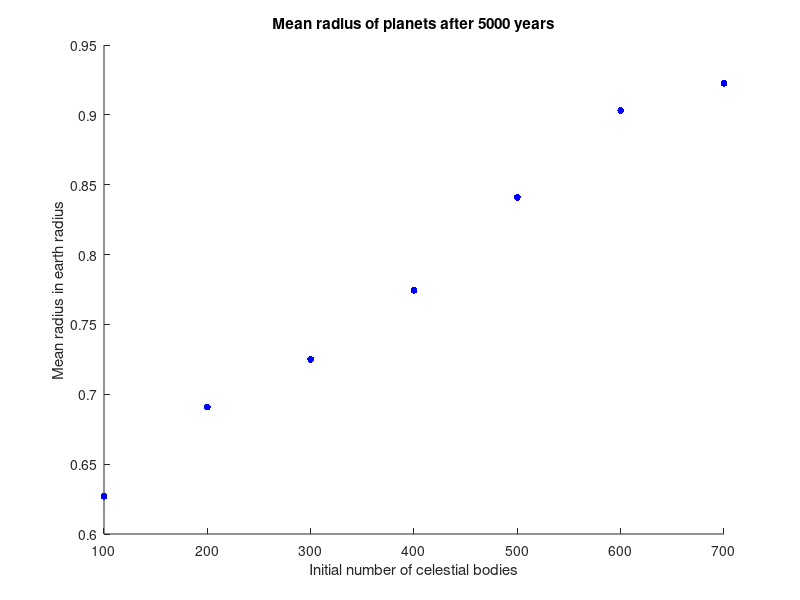

This figure's MATLAB source:
clear all;
load('EINDM100.mat');
EINDM100 = sum(EINDM,2);
clear EINDM;
load('EINDM200.mat');
EINDM200 = sum(EINDM,2);
clear EINDM;
load('EINDM300.mat');
EINDM300 = sum(EINDM,2);
clear EINDM;
load('EINDM400.mat');
EINDM400 = sum(EINDM,2);
clear EINDM;
load('EINDM500.mat');
EINDM500 = sum(EINDM,2);
clear EINDM;
load('EINDM600.mat');
EINDM600 = sum(EINDM,2);
clear EINDM;
load('EINDM700.mat');
EINDM700 = sum(EINDM,2);
clear EINDM;

load('EINDR100.mat');
EINDR100 = EINDR;
clear EINDR;
load('EINDR200.mat');
EINDR200 = EINDR;
clear EINDR;
load('EINDR300.mat');
EINDR300 = EINDR;
clear EINDR;
load('EINDR400.mat');
EINDR400 = EINDR;
clear EINDR;
load('EINDR500.mat');
EINDR500 = EINDR;
clear EINDR;
load('EINDR600.mat');
EINDR600 = EINDR;
clear EINDR;
load('EINDR700.mat');
EINDR700 = EINDR;
clear EINDR;

RP100 = zeros(5,1);
RP200 = zeros(5,1);
RP300 = zeros(5,1);
RP400 = zeros(5,1);
RP500 = zeros(5,1);
RP600 = zeros(5,1);
RP700 = zeros(5,1);

for i = 1:5
    RP100(i) = mean(EINDR100(EINDM100(:,i) > 0.06,i));
    RP200(i) = mean(EINDR200(EINDM200(:,i) > 0.06,i));
    RP300(i) = mean(EINDR300(EINDM300(:,i) > 0.06,i));
    RP400(i) = mean(EINDR400(EINDM400(:,i) > 0.06,i));
    RP500(i) = mean(EINDR500(EINDM500(:,i) > 0.06,i));
    RP600(i) = mean(EINDR600(EINDM600(:,i) > 0.06,i));
    RP700(i) = mean(EINDR700(EINDM700(:,i) > 0.06,i));
end
MRP(1) = mean(RP100);
MRP(2) = mean(RP200);
MRP(3) = mean(RP300);
MRP(4) = mean(RP400);
MRP(5) = mean(RP500);
MRP(6) = mean(RP600);
MRP(7) = mean(RP700);

figure;
scatter(100:100:700,MRP*1.5*10^8/(6.371*10^3),25,[0,0,1],'o','filled');
title('Mean radius of planets after 5000 years');
xlabel('Initial number of celestial bodies');
ylabel('Mean radius in earth radius');
